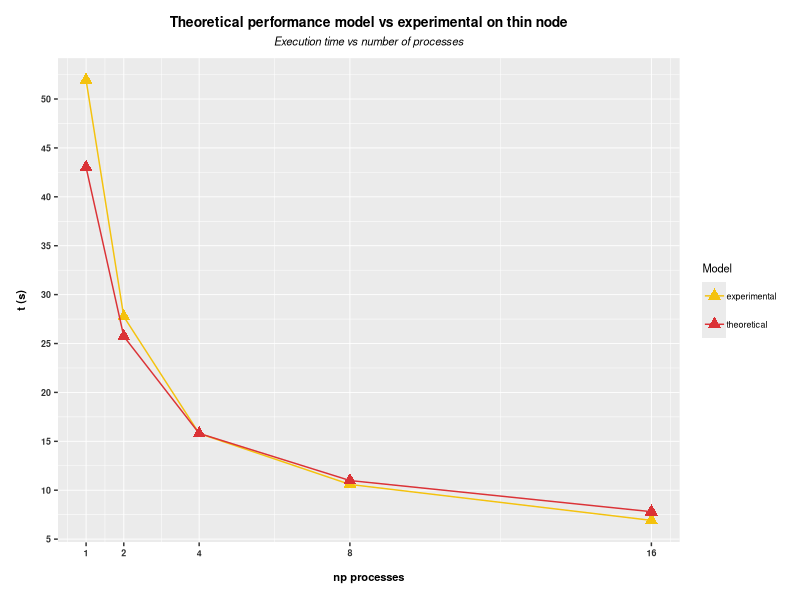
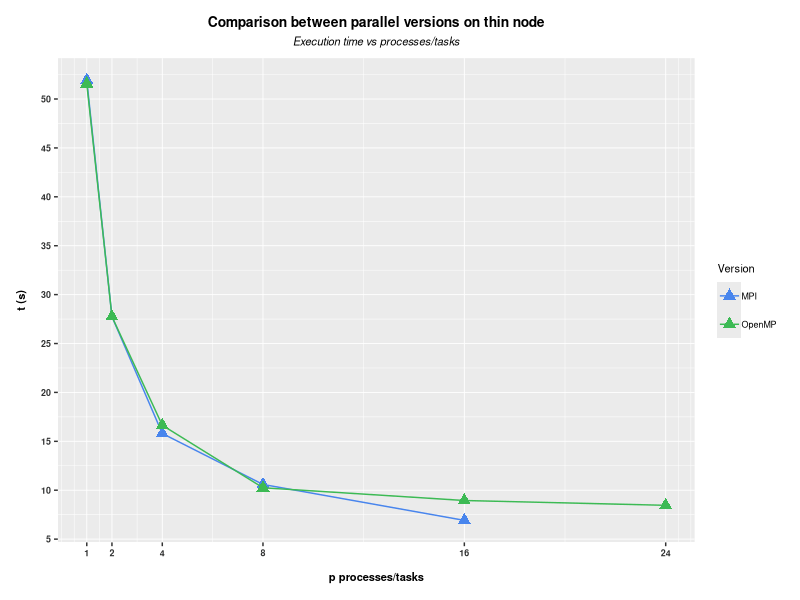

These figures' R source, in order: (Note: this script raises an error after producing the figures.)
## ---- chunk 1
knitr::opts_chunk$set(echo = TRUE)
## ---- chunk 2
strong_mpi=read.csv("../MPI/results_strong/results.csv", header = TRUE)
theo_mpi=read.csv("../MPI/results_strong/theo.csv", header = TRUE)
col_1 <- "#f4c20d"
col_2 <- "#db3236"
b <- 0.485*10^{-6}
l <- 5530.801*10^{6}
msg_size <- 2*10^{8}*8

## ---- chunk 3
#plotting
library(ggplot2)
sp = ggplot() +
  scale_x_continuous(name="np processes",breaks=strong_mpi$np)  +
  geom_point(data=strong_mpi, aes(x=np,y=time,color="experimental"),size = 3,shape=17) + 
  geom_line(data=strong_mpi,aes(x=np,y=time,color="experimental"))+
  scale_y_continuous(breaks = seq(0,65,5),name = expression(bold("t (s)")))   +
  geom_point(data=theo_mpi,aes(x=np,y=time,color="theoretical"),size = 3,shape=17) +
  geom_line(data=theo_mpi,aes(x=np,y=time,color="theoretical")) +
  scale_color_manual(name="Model", values = c(col_1, col_2))+
  scale_linetype_manual(values=c(1))+
  labs(title="Theoretical performance model vs experimental on thin node", subtitle="Execution time vs number of processes") +
  theme(
    text = element_text(size=8),
    plot.title = element_text(size = 10, face = "bold",hjust = 0.5,margin = margin(t = 6)),
    plot.subtitle = element_text(size = 8, hjust = 0.5, margin = margin(t = 4, b = 7), face = "italic"), 
    axis.title = element_text(face = "bold"), 
    legend.text = element_text(margin = margin(t = 7, b = 7, r=6)), 
    axis.title.x = element_text(margin = margin(t = 10, b=6)), 
    axis.title.y = element_text(margin = margin(r = 8,l=6)), 
    axis.text = element_text(color= "#2f3030", face="bold"),
    panel.grid.major = element_line(size = 0.3, linetype = 'solid',
                                colour = "white"), 
    panel.grid.minor = element_line(size = 0.17, linetype = 'solid',
                                colour = "white")
  )

sp

## ---- chunk 4
#strong_mpi=read.csv("../MPI/results_strong/results.csv", header = TRUE)
strong_mp=read.csv("../OpenMP/results_strong/results.csv", header = TRUE)
speed1_mpi=read.csv("../MPI/results_strong/speed.csv", header = TRUE)
speed1_mp=read.csv("../OpenMP/results_strong/speed.csv", header = TRUE)
col_3 <- "#4885ed"
col_4 <- "#3cba54"
## ---- chunk 5
#plotting
library(ggplot2)
sp = ggplot() +
  scale_x_continuous(name="p processes/tasks",breaks=c(1,2,4,8,16,24))  +
  geom_point(data=strong_mpi, aes(x=np,y=time,color="MPI"),size = 3,shape=17) + 
  geom_line(data=strong_mpi,aes(x=np,y=time,color="MPI"))+
  scale_y_continuous(breaks = seq(0,65,5),name = expression(bold("t (s)")))   +
  geom_point(data=strong_mp,aes(x=np,y=time,color="OpenMP"),size = 3,shape=17) +
  geom_line(data=strong_mp,aes(x=np,y=time,color="OpenMP")) +
  scale_color_manual(name="Version", values = c(col_3, col_4))+
  scale_linetype_manual(values=c(1))+
  labs(title="Comparison between parallel versions on thin node", subtitle="Execution time vs processes/tasks") +
  theme(
    text = element_text(size=8),
    plot.title = element_text(size = 10, face = "bold",hjust = 0.5,margin = margin(t = 6)),
    plot.subtitle = element_text(size = 8, hjust = 0.5, margin = margin(t = 4, b = 7), face = "italic"), 
    axis.title = element_text(face = "bold"), 
    legend.text = element_text(margin = margin(t = 7, b = 7, r=6)), 
    axis.title.x = element_text(margin = margin(t = 10, b=6)), 
    axis.title.y = element_text(margin = margin(r = 8,l=6)), 
    axis.text = element_text(color= "#2f3030", face="bold"),
    panel.grid.major = element_line(size = 0.3, linetype = 'solid',
                                colour = "white"), 
    panel.grid.minor = element_line(size = 0.17, linetype = 'solid',
                                colour = "white")
  )

sp

## ---- chunk 6
#plotting
library(ggplot2)
sp = ggplot() +
  scale_x_continuous(name="p processes/tasks",breaks=c(1,2,4,8,16,24))  +
  geom_point(data=speed1_mpi, aes(x=np,y=time,color="MPI"),size = 3,shape=17) + 
  geom_line(data=speed1_mpi,aes(x=np,y=time,color="MPI"))+
  scale_y_continuous(breaks = seq(0,8,1),name = expression(bold("T(1)/T(p)")))   +
  geom_point(data=speed_mp,aes(x=np,y=time,color="OpenMP"),size = 3,shape=17) +
  geom_line(data=speed_mp,aes(x=np,y=time,color="OpenMP")) +
  scale_color_manual(name="Version", values = c(col_3, col_4))+
  scale_linetype_manual(values=c(1))+
  labs(subtitle="Parallel speed up vs processes/tasks") +
  theme(
    text = element_text(size=8),
    plot.title = element_text(size = 10, face = "bold",hjust = 0.5,margin = margin(t = 6)),
    plot.subtitle = element_text(size = 8, hjust = 0.5, margin = margin(t = 4, b = 7), face = "italic"), 
    axis.title = element_text(face = "bold"), 
    legend.text = element_text(margin = margin(t = 7, b = 7, r=6)), 
    axis.title.x = element_text(margin = margin(t = 10, b=6)), 
    axis.title.y = element_text(margin = margin(r = 8,l=6)), 
    axis.text = element_text(color= "#2f3030", face="bold"),
    panel.grid.major = element_line(size = 0.3, linetype = 'solid',
                                colour = "white"), 
    panel.grid.minor = element_line(size = 0.17, linetype = 'solid',
                                colour = "white")
  )

sp

## ---- chunk 7
weak_mpi=read.csv("../MPI/results_week/results.csv", header = TRUE)
weak_mp=read.csv("../OpenMP/results_week/results.csv", header = TRUE)
speed_mpi=read.csv("../MPI/results_week/speed.csv", header = TRUE)
speed_mp=read.csv("../OpenMP/results_week/speed.csv", header = TRUE)
## ---- chunk 8
#plotting
library(ggplot2)
sp = ggplot() +
  scale_x_continuous(name="p processes/tasks",breaks=c(1,2,4,8,16,24))  +
  geom_point(data=weak_mpi, aes(x=np,y=time,color="MPI"),size = 3,shape=17) + 
  geom_line(data=weak_mpi,aes(x=np,y=time,color="MPI"))+
  scale_y_continuous(breaks = seq(0,65,5),name = expression(bold("t (s)")))   +
  geom_point(data=weak_mp,aes(x=np,y=time,color="OpenMP"),size = 3,shape=17) +
  geom_line(data=weak_mp,aes(x=np,y=time,color="OpenMP")) +
  scale_color_manual(name="Version", values = c(col_3, col_4))+
  scale_linetype_manual(values=c(1))+
  labs(title="Comparison between parallel versions on thin node", subtitle="Execution time vs processes/tasks") +
  theme(
    text = element_text(size=8),
    plot.title = element_text(size = 10, face = "bold",hjust = 0.5,margin = margin(t = 6)),
    plot.subtitle = element_text(size = 8, hjust = 0.5, margin = margin(t = 4, b = 7), face = "italic"), 
    axis.title = element_text(face = "bold"), 
    legend.text = element_text(margin = margin(t = 7, b = 7, r=6)), 
    axis.title.x = element_text(margin = margin(t = 10, b=6)), 
    axis.title.y = element_text(margin = margin(r = 8,l=6)), 
    axis.text = element_text(color= "#2f3030", face="bold"),
    panel.grid.major = element_line(size = 0.3, linetype = 'solid',
                                colour = "white"), 
    panel.grid.minor = element_line(size = 0.17, linetype = 'solid',
                                colour = "white")
  )

sp

